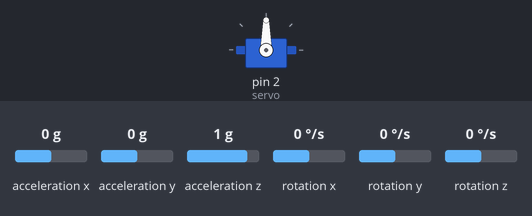
A sketch run on a simulated Arduino Uno, built with avr-gcc and run on an emulated ATmega328P. On the bench: servo. The test bench sets the inputs (shaded band); at power-on: acceleration x 0 g, acceleration y 0 g, acceleration z 1 g, rotation x 0 °/s, rotation y 0 °/s, rotation z 0 °/s.

Above: at 1.2 s.
1.3 s: acceleration x set to -1.4 g
At 1.7 s:
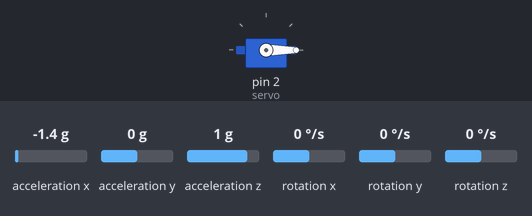
2.8 s: acceleration x set to 0.8 g
At 4.0 s:
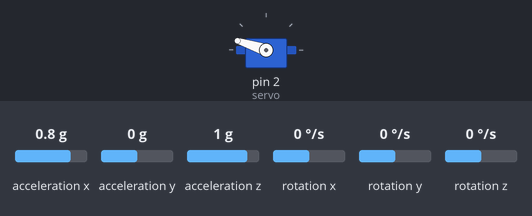
4.3 s: acceleration x set to 1.4 g
At 5.2 s:
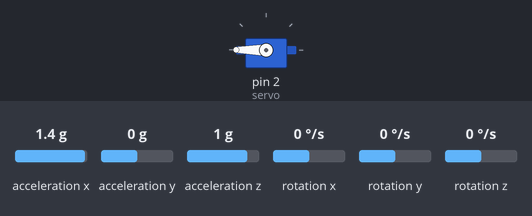
5.8 s: acceleration x set to 0 g
At 6.3 s:
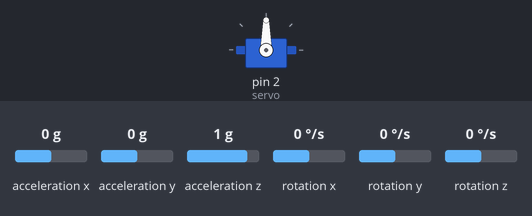
Timing chart, 0 to 8.3 s (numbered marks = the images above; inputs shaded):
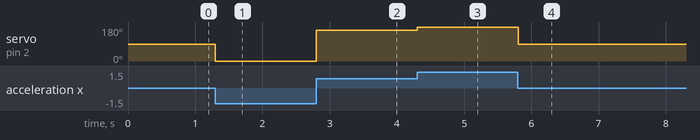

Measured:
- after the input at 1.3 s, servo on pin 2 (servo): 90° → 0° at once
- after the input at 2.8 s, servo on pin 2 (servo): 0° → 162° at once
- after the input at 4.3 s, servo on pin 2 (servo): 162° → 180° at once
- after the input at 5.8 s, servo on pin 2 (servo): 180° → 90° at once

The sketch:

acelerometroServo.ino
```cpp
#include <Servo.h>
Servo servo;

// O protocolo I2C utiliza as portas SDA e SCL (A4 e A5 do Arduino Uno)
#include <Wire.h>
// Baixar biblioteca do gerenciador da IDE do arduino
#include <SparkFun_MMA8452Q.h>
// Para mais informações, abrir exemplo da própria biblioteca

// declarar variavel para controlar o acelerometro
MMA8452Q accel;

void setup() {
  // Controlar servo no pino 2
  servo.attach(2);

  // inicializar módulo de acelerometro
  accel.init();
}

void loop() {
  // Se houver nova leitura de aceleração
  if (accel.available()) {
    // ler valores
    accel.read(); // atualiza accel.cx, cy, cz, etc

    // calcular intervalo de [0, 180] a partir
    // da aceleração que varia entre [-1, 1]
    int graus = (accel.cx + 1) * 90;
    servo.write(graus);
  }
}
```
